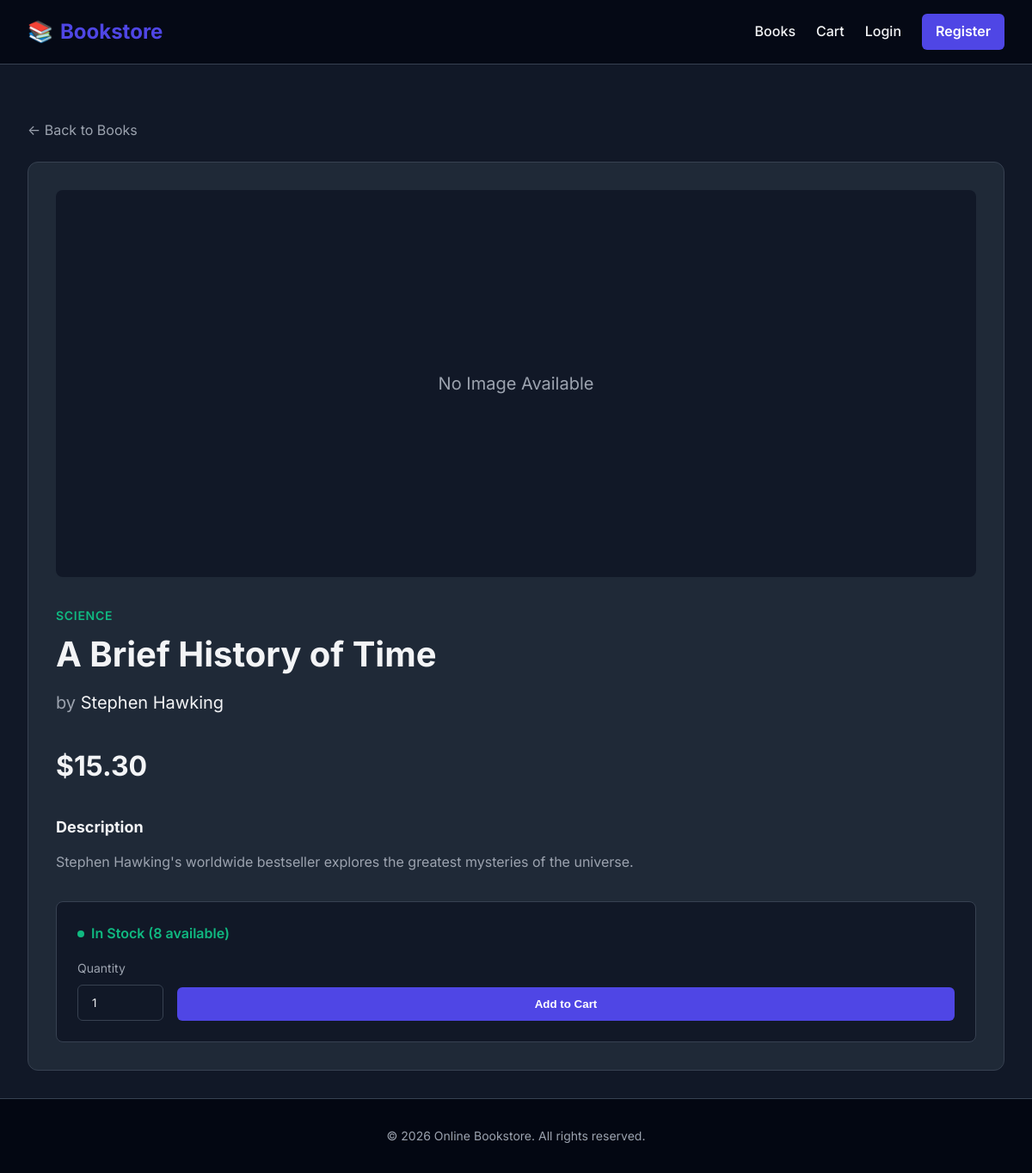
Screenshot of /product_details.php?id=4 with the database file from the repository.
### tables this page shows
CREATE TABLE IF NOT EXISTS products (
    id INT AUTO_INCREMENT PRIMARY KEY,
    category_id INT NOT NULL,
    title VARCHAR(200) NOT NULL,
    author VARCHAR(150) NOT NULL,
    description TEXT,
    price DECIMAL(10, 2) NOT NULL,
    stock_quantity INT NOT NULL DEFAULT 0,
    image VARCHAR(255) DEFAULT NULL,
    created_at TIMESTAMP DEFAULT CURRENT_TIMESTAMP,
    updated_at TIMESTAMP DEFAULT CURRENT_TIMESTAMP ON UPDATE CURRENT_TIMESTAMP,
    FOREIGN KEY (category_id) REFERENCES categories(id) ON DELETE RESTRICT
);

CREATE TABLE IF NOT EXISTS categories (
    id INT AUTO_INCREMENT PRIMARY KEY,
    name VARCHAR(100) NOT NULL UNIQUE,
    description TEXT,
    created_at TIMESTAMP DEFAULT CURRENT_TIMESTAMP
);

### includes/functions.php (called while the page is built, shortened)
<?php
function h($string) {
    return htmlspecialchars($string ?? '', ENT_QUOTES, 'UTF-8');
}
?>

### product_details.php (the view, shortened to what this page needs)
<?php
require_once __DIR__ . '/includes/header.php';
$id = isset($_GET['id']) ? (int)$_GET['id'] : 0;
$stmt = $pdo->prepare("SELECT p.*, c.name as category_name FROM products p JOIN categories c ON p.category_id = c.id WHERE p.id = ?");
$stmt->execute([$id]);
$book = $stmt->fetch();
?>
<div style="margin-top: 2rem;">
    <a href="/task4/products.php" style="display: inline-block; margin-bottom: 1.5rem; color: var(--text-muted);">&larr; Back to Books</a>
    <div style="background-color: var(--card-bg); border: 1px solid var(--border-color); border-radius: 12px; overflow: hidden; display: flex; flex-direction: column; md:flex-direction: row; gap: 2rem; padding: 2rem;">
        <div style="flex: 0 0 350px;">
            <?php if ($book['image']): ?>
                <img src="/task4/uploads/products/<?php echo h($book['image']); ?>" alt="<?php echo h($book['title']); ?>" style="width: 100%; border-radius: 8px; box-shadow: 0 4px 6px -1px rgba(0, 0, 0, 0.1);">
            <?php else: ?>
                <div style="width: 100%; height: 450px; background-color: var(--dark-bg); border-radius: 8px; display: flex; align-items: center; justify-content: center; color: var(--text-muted); font-size: 1.25rem;">
                    No Image Available
                </div>
            <?php endif; ?>
        </div>
        <div style="flex: 1;">
            <span style="font-size: 0.875rem; color: var(--secondary-color); text-transform: uppercase; font-weight: 600; letter-spacing: 0.05em;"><?php echo h($book['category_name']); ?></span>
            <h1 style="font-size: 2.5rem; margin: 0.5rem 0 1rem; color: var(--text-main); line-height: 1.2;"><?php echo h($book['title']); ?></h1>
            <p style="font-size: 1.25rem; color: var(--text-muted); margin-bottom: 2rem;">by <span style="color: var(--text-main);"><?php echo h($book['author']); ?></span></p>
            <div style="font-size: 2rem; font-weight: 700; color: var(--text-main); margin-bottom: 2rem;">
                $<?php echo number_format($book['price'], 2); ?>
            </div>
            <div style="margin-bottom: 2rem;">
                <h3 style="font-size: 1.125rem; margin-bottom: 0.75rem; color: var(--text-main);">Description</h3>
                <p style="color: var(--text-muted); line-height: 1.7; white-space: pre-wrap;"><?php echo h($book['description']); ?></p>
            </div>
            <div style="background-color: var(--dark-bg); padding: 1.5rem; border-radius: 8px; border: 1px solid var(--border-color);">
                <?php if ($book['stock_quantity'] > 0): ?>
                    <p style="color: var(--secondary-color); font-weight: 600; margin-bottom: 1rem; display: flex; align-items: center; gap: 0.5rem;">
                        <span style="display: inline-block; width: 8px; height: 8px; background-color: var(--secondary-color); border-radius: 50%;"></span>
                        In Stock (<?php echo $book['stock_quantity']; ?> available)
                    </p>
                    <form action="/task4/cart_action.php" method="POST" style="display: flex; gap: 1rem; align-items: flex-end;">
                        <div class="form-group" style="margin-bottom: 0; width: 100px;">
                            <label class="form-label" for="quantity">Quantity</label>
                            <input type="number" id="quantity" name="quantity" class="form-control" value="1" min="1" max="<?php echo $book['stock_quantity']; ?>" required>
                        </div>
                        <button type="submit" class="btn btn-primary" style="flex-grow: 1;">Add to Cart</button>
                    </form>
                <?php else: ?>
                    <p style="color: var(--danger); font-weight: 600; font-size: 1.125rem;">Out of Stock</p>
                    <p style="color: var(--text-muted); font-size: 0.875rem; margin-top: 0.5rem;">This item is currently unavailable.</p>
                <?php endif; ?>
            </div>
        </div>
    </div>
</div>
<?php require_once __DIR__ . '/includes/footer.php'; ?>

### assets/css/style.css (style rules this page uses)
:root { --primary-color: #4F46E5; --primary-hover: #4338CA; --secondary-color: #10B981; --secondary-hover: #059669; --dark-bg: #111827; --darker-bg: #030712; --text-main: #F3F4F6; --text-muted: #9CA3AF; --border-color: #374151; --card-bg: #1F2937; --danger: #EF4444; }
* { box-sizing: border-box; margin: 0; padding: 0; }
body { font-family: 'Inter', system-ui, -apple-system, sans-serif; background-color: var(--dark-bg); color: var(--text-main); line-height: 1.6; display: flex; flex-direction: column; min-height: 100vh; }
a { color: var(--primary-color); text-decoration: none; transition: color 0.2s; }
.form-group { margin-bottom: 1.25rem; }
.form-label { display: block; margin-bottom: 0.5rem; font-size: 0.875rem; color: var(--text-muted); }
.form-control { width: 100%; padding: 0.75rem 1rem; background-color: var(--dark-bg); border: 1px solid var(--border-color); border-radius: 6px; color: var(--text-main); font-family: inherit; transition: border-color 0.2s, box-shadow 0.2s; }
.btn { display: inline-block; padding: 0.75rem 1.5rem; border-radius: 6px; font-weight: 600; text-align: center; cursor: pointer; border: none; transition: all 0.2s ease; width: auto; }
.btn-primary { background-color: var(--primary-color); color: white; }

### rows the page displays
products: category.name "SCIENCE", title "A Brief History of Time", author "Stephen Hawking", price "15.30", description "Stephen Hawking's worldwide bestseller explores the greatest mysteries of the universe.", stock_quantity "8"
